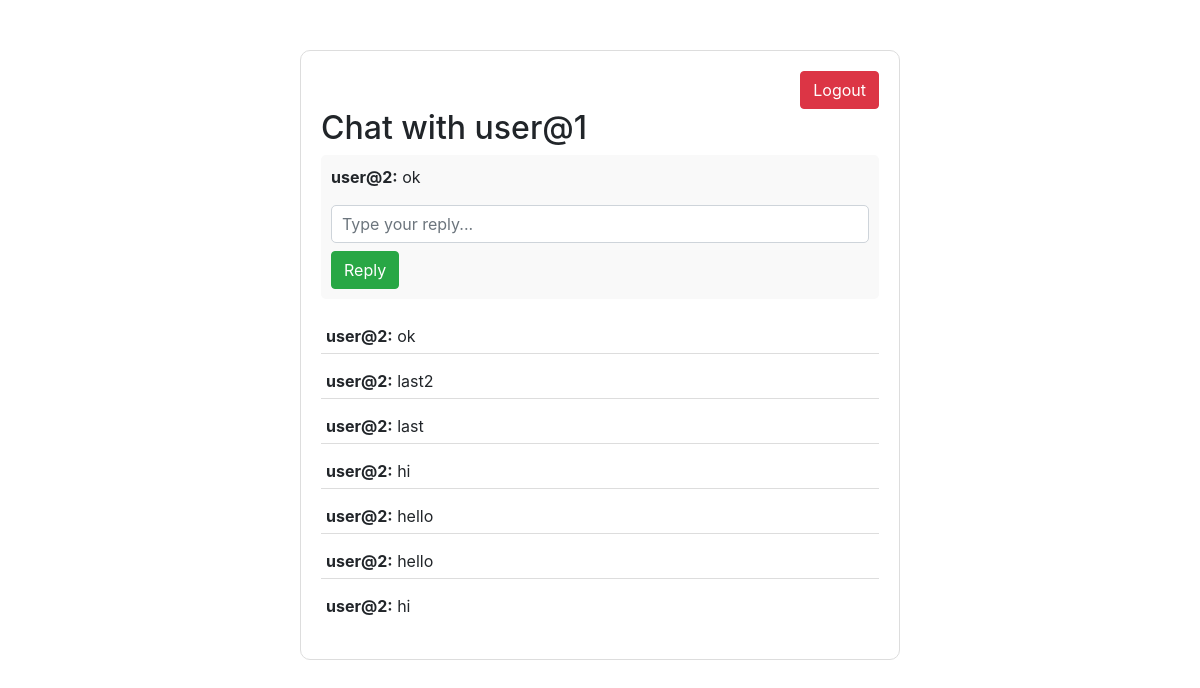
The page /chat (signed in) on the database its author committed.
### apps/chat/models.py (models this page shows, shortened)
class Message(models.Model):
    sender = models.ForeignKey(User, on_delete=models.CASCADE, related_name='sent_messages')
    receiver = models.ForeignKey(User, on_delete=models.CASCADE, related_name='received_messages')
    content = models.TextField()
    timestamp = models.DateTimeField(auto_now_add=True)
    updated_at = models.DateTimeField(auto_now=True)

### apps/chat/views.py (the view)
# urls.py: path('chat', chat_view, name='chat'),
@login_required
def chat_view(request):
    user = request.user
    if not user.username in ["user@1", "user@2"]:
        return redirect('/')  # Redirect unauthorized users
    other_user_username = "user@1" if user.username == "user@2" else "user@2"
    other_user = User.objects.get(username=other_user_username)
    messages = Message.objects.filter(
        Q(sender=user, receiver=other_user) | Q(sender=other_user, receiver=user)
    ).order_by('-timestamp')[:20]  # Latest 20 messages
    latest_message = messages.first() if messages.exists() else None
    if request.method == "POST":
        content = request.POST.get('content')
        if content:
            Message.objects.create(sender=user, receiver=other_user, content=content)
            return redirect('chat')  # Redirect to the same page to update messages
    return render(request, 'chat/chat.html', {
        'messages': messages,
        'other_user': other_user,
        'latest_message': latest_message
    })

### templates/chat/chat.html (shortened to what this page needs)
<!DOCTYPE html>
<html lang="en">
<head>
    <link rel="stylesheet" href="https://stackpath.bootstrapcdn.com/bootstrap/4.5.2/css/bootstrap.min.css">
</head>
<body>
    <div class="chat-container">
        <div class="logout-button">
            <a href="{% url 'logout' %}" class="btn btn-danger">Logout</a>
        </div>
        <h2>Chat with {{ other_user.username }}</h2>
        <div class="last-message-container">
            {% if latest_message %}
                <div class="last-message">
                    <strong>{{ latest_message.sender.username }}:</strong> {{ latest_message.content }}
                    <form method="POST" class="mt-3">
                        <input type="text" name="content" class="form-control" placeholder="Type your reply..." required>
                        <button type="submit" class="btn btn-success mt-2">Reply</button>
                    </form>
                </div>
            {% else %}
                <p>No messages yet. Start chatting!</p>
            {% endif %}
        </div>
        <div class="messages">
            {% for message in messages %}
                <div class="message">
                    <strong>{{ message.sender.username }}:</strong> {{ message.content }}
                </div>
            {% empty %}
                <p>No messages yet. Start chatting!</p>
            {% endfor %}
        </div>
    </div>
</body>
</html>

### templates/chat/chat.html (style rules this page uses)
.chat-container { max-width: 600px; margin: 50px auto; padding: 20px; border: 1px solid #ddd; border-radius: 10px; }
.messages { max-height: 300px; overflow-y: auto; margin-bottom: 20px; }
.message { padding: 5px; margin-bottom: 10px; border-bottom: 1px solid #ddd; }
.logout-button { text-align: right; }
.last-message-container { margin-bottom: 20px; }
.last-message { padding: 10px; background-color: #f9f9f9; border-radius: 5px; margin-bottom: 10px; }
.last-message input { width: 100%; padding: 10px; margin-top: 10px; border-radius: 5px; }

### rows shown on the page
Message: sender.username "user@2", content "ok"
Message: sender.username "user@2", content "last2"
Message: sender.username "user@2", content "last"
Message: sender.username "user@2", content "hi"
Message: sender.username "user@2", content "hello"
Message: sender.username "user@2", content "hello"
Message: sender.username "user@2", content "hi"

### other values the page prints
{{ other_user.username }} "user@1"
